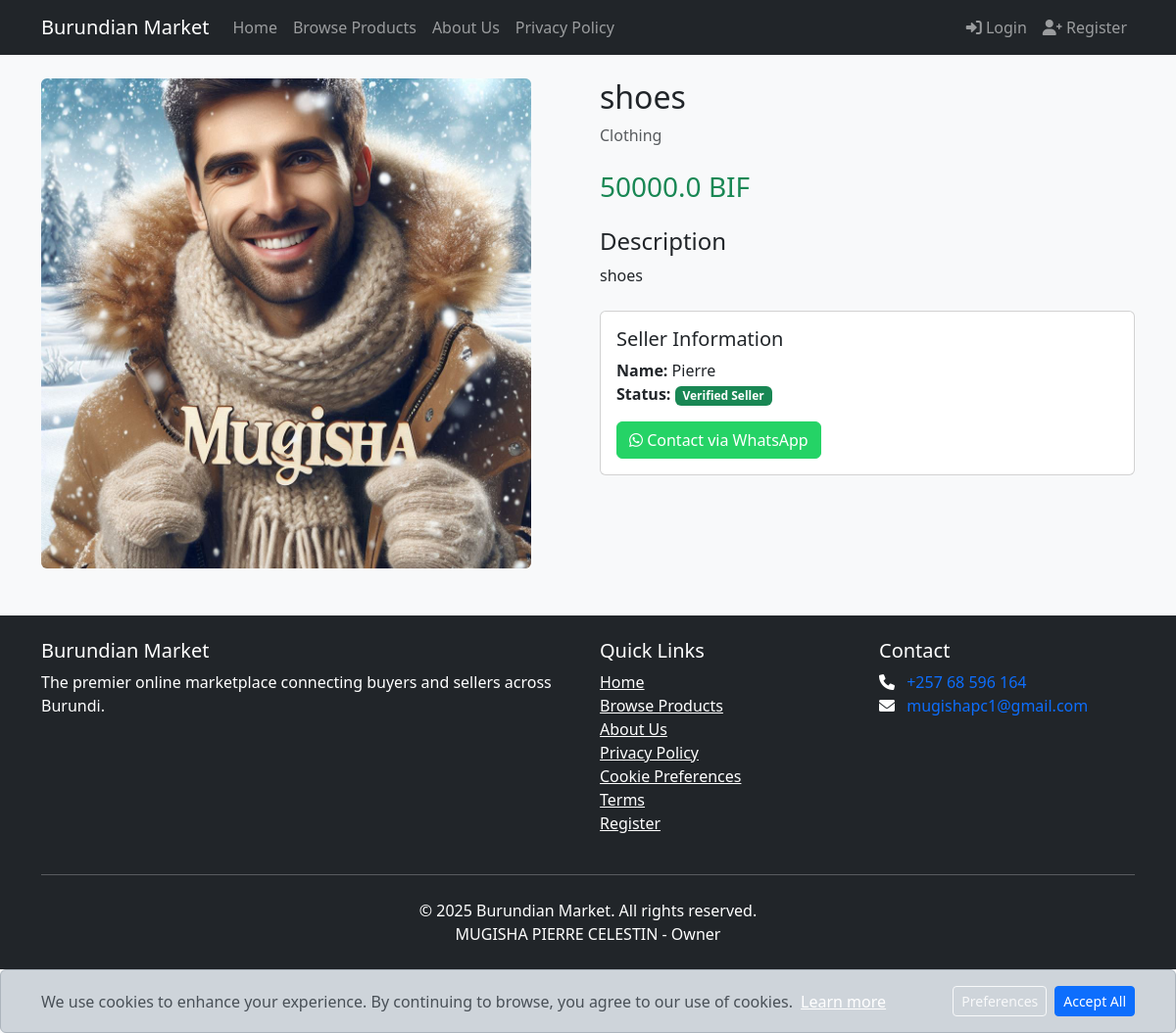
The app's page /product/2 with its own data.
### app.py (models this page shows, shortened)
class Product(db.Model):
    __tablename__ = 'products'
    id = db.Column(db.Integer, primary_key=True)
    title = db.Column(db.String(200), nullable=False)
    description = db.Column(db.Text, nullable=True)
    price = db.Column(db.Float, nullable=False)
    category = db.Column(db.String(50), nullable=True)
    image = db.Column(db.String(200), nullable=True)
    seller_id = db.Column(db.Integer, db.ForeignKey('users.id'), nullable=False)
    created_at = db.Column(db.DateTime, default=db.func.current_timestamp())
    seller = db.relationship('User', backref=db.backref('products', lazy=True))

class User(db.Model):
    __tablename__ = 'users'
    id = db.Column(db.Integer, primary_key=True)
    username = db.Column(db.String(80), unique=True, nullable=False)
    email = db.Column(db.String(120), nullable=False)
    password = db.Column(db.String(200), nullable=False)
    phone = db.Column(db.String(20), nullable=True)
    user_type = db.Column(db.String(10), nullable=False)  # 'admin', 'seller', 'buyer'
    is_verified = db.Column(db.Boolean, default=False)
    email_verified = db.Column(db.Boolean, default=False)
    verification_token = db.Column(db.String(100), nullable=True)
    created_at = db.Column(db.DateTime, default=db.func.current_timestamp())
    cookie_prefs = db.Column(db.String(200), nullable=True)
    last_login = db.Column(db.DateTime, nullable=True)
    last_activity = db.Column(db.DateTime, default=datetime.utcnow, onupdate=datetime.utcnow)
    session_token = db.Column(db.String(255))
    is_seller_active = db.Column(db.Boolean, default=True)
    subscription_start = db.Column(db.DateTime, nullable=True)
    subscription_end = db.Column(db.DateTime, nullable=True)
    last_payment_proof = db.Column(db.String(200), nullable=True)
    last_active = db.Column(db.DateTime, default=db.func.current_timestamp(),
                           onupdate=db.func.current_timestamp())

### app.py (the view)
@app.route('/product/<int:product_id>')
def product_detail(product_id):
    product = Product.query.get_or_404(product_id)
    seller = User.query.get(product.seller_id)
    is_seller = 'user_id' in session and session['user_id'] == product.seller_id
    return render_template('product_detail.html', product=product, seller=seller, is_seller=is_seller)

### app.py (called while the page is built, shortened)
@app.before_request
def refresh_session():
    if 'user_id' in session:
        session.modified = True
        user = User.query.get(session['user_id'])
        if not user:
            session.clear()
            return redirect(url_for('login'))
        session['user_type'] = user.user_type
        session['username'] = user.username

@app.before_request
def check_persistent_login():
    if 'user_id' not in session and request.endpoint != 'logout':
        remember_token = request.cookies.get('remember_token')

@app.before_request
def check_seller_subscription():
    if 'user_id' not in session or session.get('user_type') != 'seller':
        return

### templates/product_detail.html (shortened to what this page needs)
{% extends "base.html" %}
{% block content %}
<div class="row">
    <div class="col-md-6">
        {% if product.image %}
            <img src="{{ url_for('static', filename=product.image) }}"
                 class="img-fluid rounded"
                 alt="{{ product.title }}"
                 style="max-height: 500px; object-fit: contain;">
        {% else %}
            <div class="bg-secondary d-flex align-items-center justify-content-center"
                 style="height: 300px; width: 100%;">
                <span class="text-white">No Image Available</span>
            </div>
        {% endif %}
    </div>
    <div class="col-md-6">
        <h2>{{ product.title }}</h2>
        <p class="text-muted">{{ product.category }}</p>
        <h3 class="text-success my-4">{{ product.price }} BIF</h3>
        <div class="mb-4">
            <h4>Description</h4>
            <p>{{ product.description }}</p>
        </div>
        <div class="card mb-4">
            <div class="card-body">
                <h5 class="card-title">Seller Information</h5>
                <p class="card-text">
                    <strong>Name:</strong> {{ seller.username }}<br>
                    <strong>Status:</strong>
                    <span class="badge bg-{{ 'success' if seller.is_verified else 'warning' }}">
                        {{ 'Verified Seller' if seller.is_verified else 'Not Verified' }}
                    </span>
                </p>
                {% if seller.phone %}
                <a href="https://wa.me/{{ seller.phone }}"
                   class="btn btn-success"
                   target="_blank"
                   style="background-color: #25D366; border-color: #25D366;">
                   <i class="fab fa-whatsapp"></i> Contact via WhatsApp
                </a>
                {% else %}
                <button class="btn btn-secondary" disabled>
                    No contact available
                </button>
                {% endif %}
            </div>
        </div>
    </div>
</div>
{% endblock %}

### static/css/style.css (style rules this page uses)
body { font-family: 'Segoe UI', Tahoma, Geneva, Verdana, sans-serif; background-color: #f8f9fa; }
.card { transition: transform 0.3s, box-shadow 0.3s; }

### records on screen
Product: image (picture), title "shoes", category "Clothing", price "50000.0", description "shoes"
User: username "Pierre", is_verified "Verified Seller"
